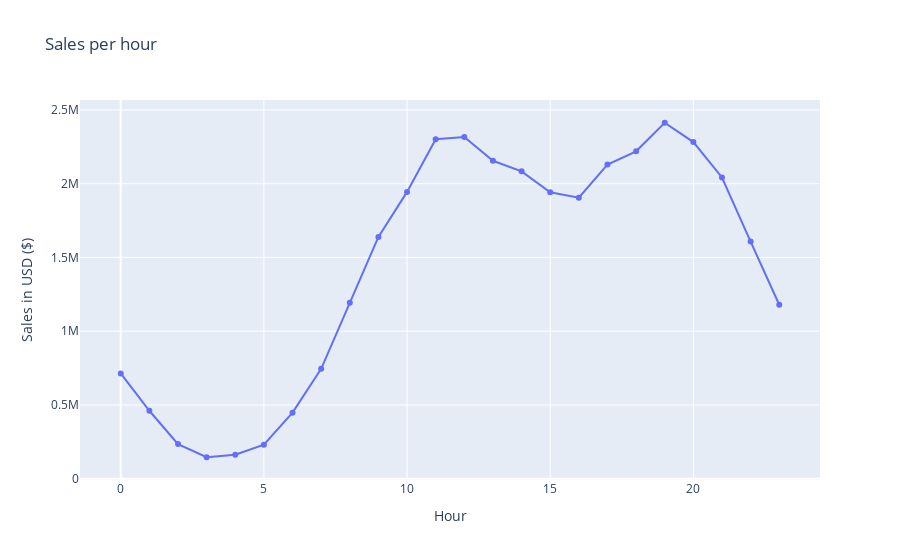

The code cell stored with this chart in its notebook:
### Code cell
# create a line plot for the sales for each hour with a marker using go.Scatter
trace1 = go.Scatter(x=all_data.groupby('Hour').sum()['Sales'].index, y=all_data.groupby('Hour').sum()['Sales'].values, mode='lines+markers', name='Sales')
layout = go.Layout(title='Sales per hour', xaxis=dict(title='Hour'), yaxis=dict(title='Sales in USD ($)'))
fig = go.Figure(data=[trace1], layout=layout)
iplot(fig)

### Figure 1 — Plotly figure (JSON) as saved in the notebook; plotly's stock layout.template omitted (floating-point values rounded to 4 significant figures)
{"data": [{"mode": "lines+markers", "name": "Sales", "type": "scatter", "x": [0, 1, 2, 3, 4, 5, 6, 7, 8, 9, 10, 11, 12, 13, 14, 15, 16, 17, 18, 19, 20, 21, 22, 23], "y": [713700.0, 460900.0, 234900.0, 145800.0, 162700.0, 230700.0, 448113, 744900.0, 1192000.0, 1639000.0, 1944000.0, 2301000.0, 2317000.0, 2155000.0, 2084000.0, 1942000.0, 1905000.0, 2129000.0, 2219000.0, 2413000.0, 2282000.0, 2042000.0, 1608000.0, 1179000.0]}], "layout": {"title": {"text": "Sales per hour"}, "xaxis": {"title": {"text": "Hour"}}, "yaxis": {"title": {"text": "Sales in USD ($)"}}}}
